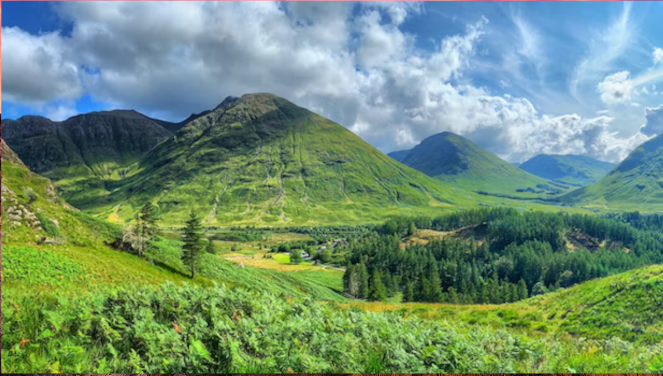
#> input picture A2.bmp, 1325 x 751 px (shown at 1/2 size)
$ python Practica2.py
#> lines starting #> are read from the running program, lines starting #| are printed output that depends on the picture; after the words box and inside, x2 and y2 are one past the last pixel; in counts of white or black regions, pixels touching at a corner belong together
#%%
#Importaciones

import cv2
import numpy as np
import matplotlib.pyplot as plt
import imutils

#%%
#Extraer Puntos
def Extraer_Puntos(ImgA, ImgB):
    akaze = cv2.AKAZE_create()
    kpts1, desc1 = akaze.detectAndCompute(ImgA, None)
    kpts2, desc2 = akaze.detectAndCompute(ImgB, None)

    matcher = cv2.DescriptorMatcher_create(cv2.DescriptorMatcher_BRUTEFORCE_HAMMING)
    bf = cv2.BFMatcher(cv2.NORM_HAMMING)
    nn_matches = matcher.knnMatch(desc1, desc2, 2)

    good = []
    for m, n in nn_matches:
        if m.distance < 0.1 * n.distance:
            good.append([m])
    #im3 = cv2.drawMatchesKnn(ImgA, kpts1, ImgB, kpts2, good[:600], None, flags=2)
    #cv2.imshow("AKAZE matching", im3)
    #cv2.waitKey(0)

    pointsImgA = np.empty([len(good), 2])
    pointsImgB = np.empty([len(good), 2])

    for i in range(len(good)):
        pointsImgA[i, :] = kpts1[good[i][0].queryIdx].pt
        pointsImgB[i, :] = kpts2[good[i][0].trainIdx].pt

    return pointsImgA[:600], pointsImgB[:600]

#%%
#Descargar Imágenes

def plot_images(*imgs, figsize=(10,5), hide_ticks=False):
    '''Display one or multiple images.'''
    f = plt.figure(figsize=figsize)
    width = np.ceil(np.sqrt(len(imgs))).astype('int')
    height = np.ceil(len(imgs) / width).astype('int')
    for i, img in enumerate(imgs, 1):
        ax = f.add_subplot(height, width, i)
        if hide_ticks:
            ax.axis('off')
        ax.imshow(cv2.cvtColor(img, cv2.COLOR_BGR2RGB))

#%%
#Crear Paronama
def Crear_Figura_Panoramica(ImgA, ImgB, T):
    dim_x = ImgA.shape[0] + ImgB.shape[0]
    dim_y = ImgA.shape[1] + ImgB.shape[1]
    dim = (dim_x, dim_y)

    warped = cv2.warpPerspective(ImgB, T, dim)

    #plot_images(warped)
    comb = warped.copy()

    # combinar las dos imagenes
    comb[0:ImgA.shape[0], 0:ImgA.shape[1]] = ImgA

    # crop (Recortar al tamaño de la imagen de salida)
    gray = cv2.cvtColor(comb, cv2.COLOR_BGR2GRAY)
    thresh = cv2.threshold(gray, 0, 255, cv2.THRESH_BINARY)[1]

    cnts = cv2.findContours(thresh.copy(), cv2.RETR_EXTERNAL, cv2.CHAIN_APPROX_SIMPLE)
    cnts = imutils.grab_contours(cnts)

    c = max(cnts, key=cv2.contourArea)

    (x, y, w, h) = cv2.boundingRect(c)

    comb = comb[y:y + h, x:x + w]
    plot_images(comb)
    plt.show()

#%%
#construir Matriz de transformacion
def Construir_Matriz_Transformacion(x):
    T = np.array([[x[0], x[1], x[2]], [x[3], x[4], x[5]], [x[6], x[7], x[8]]])
    return T


#%%
#cálculo de error
def Calcular_Errores(pA, ppB):
    ppB = ppB.transpose()
    e = np.sqrt((pA[:, 0] - ppB[:, 0]) ** 2 + (pA[:, 1] - ppB[:, 1]) ** 2)
    return e

#%%
#Transformar Puntos
def Transformar_Puntos(p, T):
    p2 = np.empty([len(p), 2])
    for i in range(len(p)):
        p2[i, :] = p[i]

    P = np.concatenate((p2, np.ones([len(p),1])),1) @ T.transpose()
    pp = np.array([P[:, 0] / P[:, 2], P[:, 1] / P[:, 2]])

    return pp


#%%
#Algoritmo
ImgA = cv2.imread('A2.bmp')
#> ImgA is the input picture: shape (751, 1325, 3); mean B, G, R 118.4, 144.7, 112.4
ImgB = cv2.imread('B2.bmp')
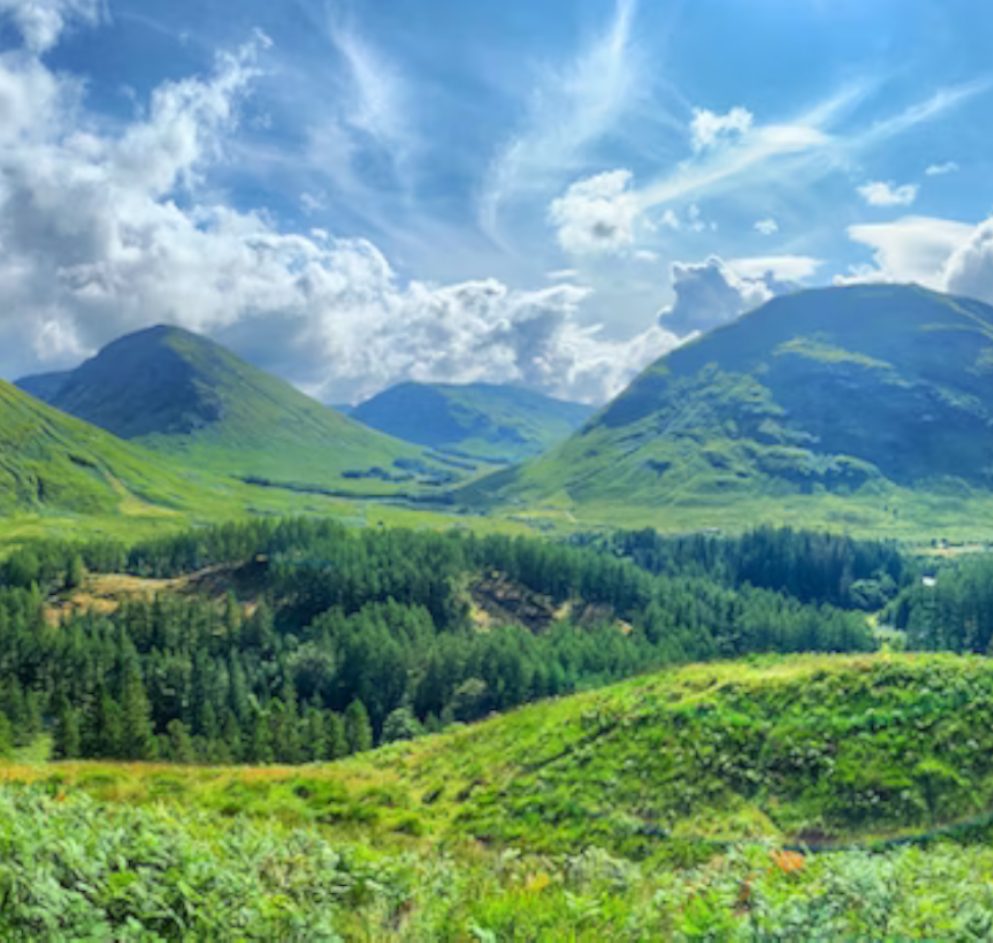
#> input picture B2.bmp, 993 x 943 px
#> ImgB is the input picture: shape (943, 993, 3); mean B, G, R 141, 151, 108.9

pA, pB = Extraer_Puntos(ImgA, ImgB)
#> in Extraer_Puntos, `kpts1, desc1 = akaze.detectAndCompute(ImgA, None)`: kpts1 = 3628 keypoints; strongest (x, y, size): (563, 497, 11.4), (868, 685, 8.1), (562, 499, 8.1), (1126, 633, 8.1)
#> in Extraer_Puntos, `kpts2, desc2 = akaze.detectAndCompute(ImgB, None)`: kpts2 = 2482 keypoints; strongest (x, y, size): (929, 582, 8.1), (928, 581, 5.7), (132, 864, 8.1), (114, 867, 8.1)
#> in Extraer_Puntos, `nn_matches = matcher.knnMatch(desc1, desc2, 2)`: nn_matches = 3628 matches
#> after the loop in Extraer_Puntos, `for m, n in nn_matches:`: good = 6 matches
#> in Extraer_Puntos, `pointsImgA = np.empty([len(good), 2])`: pointsImgA = [[4.65e-310, 0], [0, 0], [0, 0], [0, 0], [0, 0], [0, 0]]
#> in Extraer_Puntos, `pointsImgB = np.empty([len(good), 2])`: pointsImgB = [[4.65e-310, 0], [0, 0], [0, 0], [4.65e-310, 0], [0, 0], [0, 0]]
#> the loop in Extraer_Puntos, `for i in range(len(good)):` made 6 passes
#> after the loop in Extraer_Puntos, `for i in range(len(good)):`: pointsImgA = [[889.5, 265.5], [1219.8, 432.3], [1108.8, 499.8], [856.6, 530.6], [1158.2, 286.2], [1008.3, 314.5]]; pointsImgB = [[159.8, 327.3], [581.4, 540], [439.8, 626.3], [118, 665.9], [503.1, 354.3], [311.8, 390.2]]
#> pA has the same summary as pointsImgA in Extraer_Puntos; pB has the same summary as pointsImgB in Extraer_Puntos

#%%
#Parametros
M = len(pB)
#> M = 6
l = 0.1 # <--- REGULACIÓN

G = 450
N = 78

F = 0.6
CR = 2.1

xl = np.array([-1,-1,-1,-1,-1,-1,-1,-1,-1])
xu = np.array([1,1,1,1,1,1,1,1,1])

D = len(xl)

x = np.zeros((D, N))
fitness = np.zeros(N)
fx_plot = np.zeros(G)

#%%
#Algoritmo de optimización
for i in range(N):
    x[:, i] = xl + (xu - xl) * np.random.rand(D)

    T = Construir_Matriz_Transformacion(x[:,i])                # <------ Completar argumentos
    ppB = Transformar_Puntos(pB,T)                           # <------ Completar argumentos
    e = Calcular_Errores(pA,ppB)                               # <------ Completar argumentos

    fitness[i] = l * (1/D) * np.sum(x[:,i] ** 2) +  np.sum(e)     # <------ Completar fitness
#> this loop made 78 passes
#> e on passes 1 to 12: [927.6, 1293.4, 1215.7, 1007.2, 1192.2, 1055.6], [928.8, 1294.4, 1216.8, 1008.4, 1193.3, 1056.7], [939.1, 1296.8, 1220.8, 1002.5, 1195.2, 1060], [928.8, 1295.3, 1217.1, 1008.1, 1194.7, 1057.2], [928.7, 1295.2, 1216.8, 1007.8, 1195, 1057], [928.8, 1294.6, 1216.9, 1008.3, 1193.4, 1056.8], [927.3, 1293.2, 1215.3, 1006.8, 1192.1, 1055.3], [930.1, 1310.3, 1219.3, 1008.8, 1185, 1060.2], [928.6, 1294.7, 1216.6, 1007.6, 1193.9, 1056.8], [924, 1292.6, 1213.7, 1116, 1191.9, 1054.1], [928.3, 1294, 1216.3, 1007.7, 1192.9, 1056.3], [927.5, 1294.7, 1215.6, 1004.4, 1194.7, 1056.4]
#> after the loop, fitness = 78 values, max 7095.5 at index 18, min 6658.6 at index 40, mean 6705.4

for n in range(G):
    for i in range(N):
        # Mutación

        # Estas dos lineas son de ayuda para seleccionar los vectores r1, r2 y r3 (recordar que deben ser diferentes)
        # necesarios para el cálculo de "v" en Evolución Diferencial
        I = np.random.permutation(N) # Esta línea hace una permutación de N números
        I = np.delete(I, [np.where(I == i)[0][0]]) # Esta linea elimina el elemento i que estemos analizando en esta iteración

        ## ----------- COMPLETAR AQUI ------------------------------------------##
        r1, r2, r3 = I[:3]  # Seleccionar índices aleatorios diferentes
        v = x[:,r1] + F * (x[:,r2]-x[:,r3])

        ## ---------------------------------------------------------------------##

        # Recombinación
        u = np.zeros(D)
        k = np.random.randint(D)

        for j in range(D):
            if np.random.rand() <= CR or k == j:
                u[j] = v[j].copy()
            else:
                u[j] = x[j, i].copy()

        # Selección
        T = Construir_Matriz_Transformacion(u)        # <------ Completar argumentos
        ppB = Transformar_Puntos(pB,T)                   # <------ Completar argumentos
        e = Calcular_Errores(pA,ppB)                       # <------ Completar argumentos

        fitness_u = l * (1/D) * np.sum(u ** 2) +  np.sum(e)   # <------ Completar fitness

        if fitness_u < fitness[i]:
            x[:, i] = u
            fitness[i] = fitness_u

    fx_plot[n] = np.min(fitness)
#> this loop made 450 passes

igb = np.argmin(fitness)
T = Construir_Matriz_Transformacion(x[:, igb])
print(T)
#| [[ 2.03202598e-02 -5.67600872e-04  2.05417890e+01]
#|  [-1.72792845e-04  2.04684701e-02  3.76647147e-01]
#|  [-4.78626221e-07 -6.75791942e-07  2.68390327e-02]]
panorama = Crear_Figura_Panoramica(ImgA, ImgB, T)
#> in Crear_Figura_Panoramica, `warped = cv2.warpPerspective(ImgB, T, dim)`:
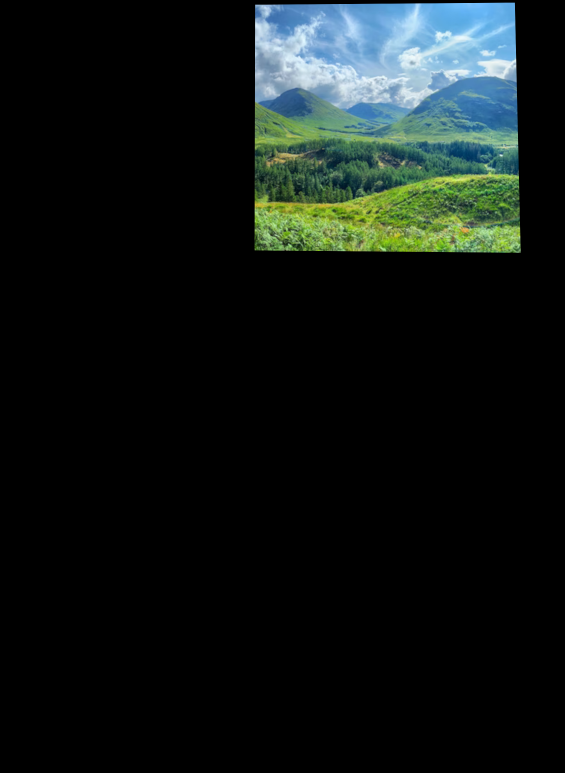
#> warped: shape (2318, 1694, 3) (shown at 1/3 size); mean B, G, R 20.9, 22.5, 16.2
#> in Crear_Figura_Panoramica, `comb[0:ImgA.shape[0], 0:ImgA.shape[1]] = ImgA`:
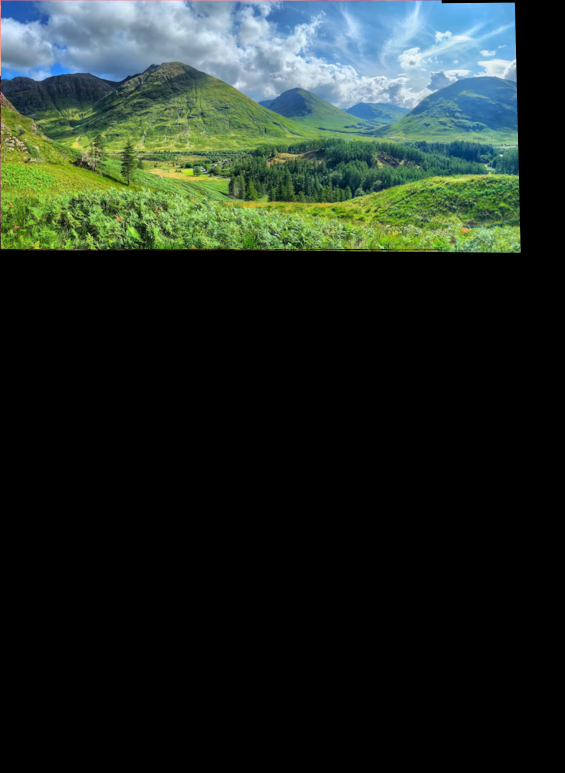
#> comb: shape (2318, 1694, 3) (shown at 1/3 size); mean B, G, R 36.5, 43.3, 32.9
#> in Crear_Figura_Panoramica, `gray = cv2.cvtColor(comb, cv2.COLOR_BGR2GRAY)`:
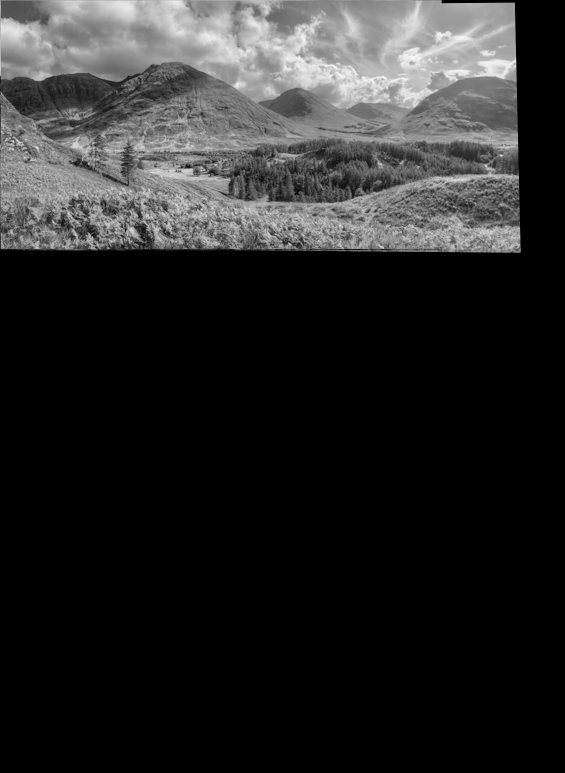
#> gray: shape (2318, 1694) (shown at 1/3 size); min 0, max 249, mean 39.4
#> in Crear_Figura_Panoramica, `thresh = cv2.threshold(gray, 0, 255, cv2.THRESH_BINARY)[1]`:
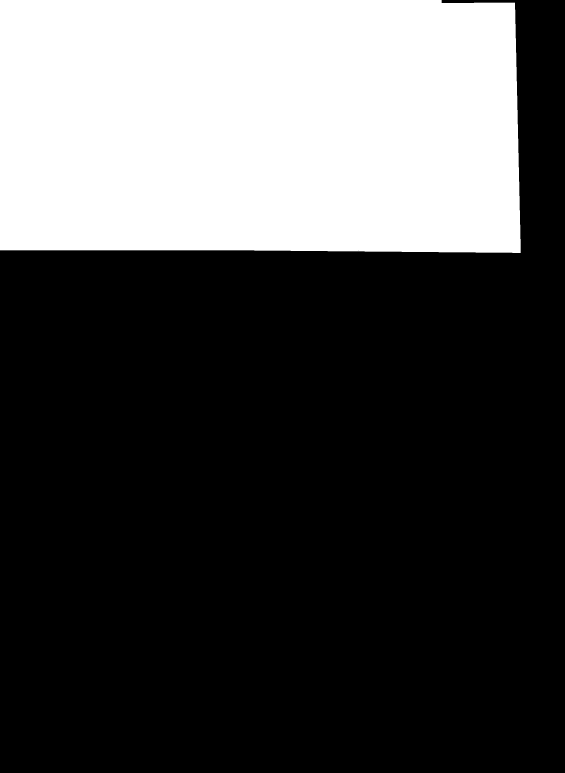
#> thresh: shape (2318, 1694) (shown at 1/3 size); 29.7% white; 1 white region, box (x1, y1, x2, y2) and area: (0, 0, 1562, 759) 1168162
#> in Crear_Figura_Panoramica, `comb = comb[y:y + h, x:x + w]`:
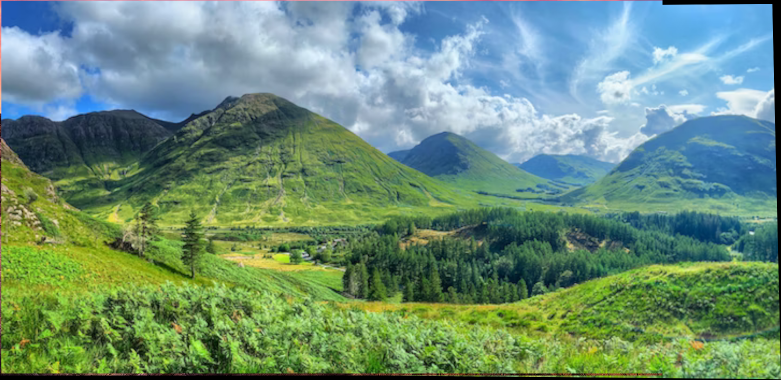
#> comb: shape (759, 1562, 3) (shown at 1/2 size); mean B, G, R 120.9, 143.3, 108.8

plt.plot(fx_plot)
plt.plot(fx_plot)
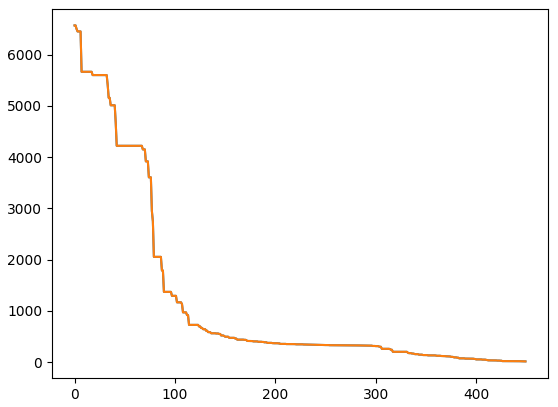
#> figure drawn by matplotlib, 1 panel; curve peaks at x = 0, y = 6571.3; curve peaks at x = 0, y = 6571.3
